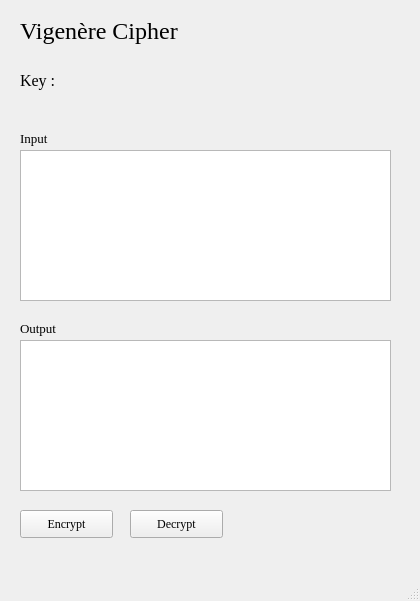
<?xml version="1.0" encoding="UTF-8"?>
<ui version="4.0">
 <class>VigenereWindow</class>
 <widget class="QMainWindow" name="VigenereWindow">
  <property name="geometry">
   <rect>
    <x>0</x>
    <y>0</y>
    <width>420</width>
    <height>601</height>
   </rect>
  </property>
  <property name="font">
   <font>
    <family>Times New Roman</family>
   </font>
  </property>
  <property name="windowTitle">
   <string>Vigenère Cipher</string>
  </property>
  <property name="windowIcon">
   <iconset>
    <normaloff>vigenere.png</normaloff>vigenere.png</iconset>
  </property>
  <widget class="QWidget" name="centralwidget">
   <widget class="QLabel" name="labelVignere">
    <property name="geometry">
     <rect>
      <x>20</x>
      <y>10</y>
      <width>201</width>
      <height>41</height>
     </rect>
    </property>
    <property name="font">
     <font>
      <family>Times New Roman</family>
      <pointsize>18</pointsize>
     </font>
    </property>
    <property name="text">
     <string>Vigenère Cipher</string>
    </property>
   </widget>
   <widget class="QLabel" name="labelKey">
    <property name="geometry">
     <rect>
      <x>20</x>
      <y>60</y>
      <width>51</width>
      <height>41</height>
     </rect>
    </property>
    <property name="font">
     <font>
      <pointsize>12</pointsize>
     </font>
    </property>
    <property name="text">
     <string>Key :</string>
    </property>
   </widget>
   <widget class="QLabel" name="labelPlainText">
    <property name="geometry">
     <rect>
      <x>20</x>
      <y>130</y>
      <width>81</width>
      <height>16</height>
     </rect>
    </property>
    <property name="font">
     <font>
      <pointsize>10</pointsize>
     </font>
    </property>
    <property name="text">
     <string>Input</string>
    </property>
   </widget>
   <widget class="QLabel" name="labelCipherText">
    <property name="geometry">
     <rect>
      <x>20</x>
      <y>320</y>
      <width>131</width>
      <height>16</height>
     </rect>
    </property>
    <property name="font">
     <font>
      <pointsize>10</pointsize>
     </font>
    </property>
    <property name="text">
     <string>Output</string>
    </property>
   </widget>
   <widget class="QTextEdit" name="textEditPlainText">
    <property name="geometry">
     <rect>
      <x>20</x>
      <y>150</y>
      <width>371</width>
      <height>151</height>
     </rect>
    </property>
   </widget>
   <widget class="QTextEdit" name="textEditCipherText">
    <property name="geometry">
     <rect>
      <x>20</x>
      <y>340</y>
      <width>371</width>
      <height>151</height>
     </rect>
    </property>
   </widget>
   <widget class="QPushButton" name="pushButtonEncrypt">
    <property name="geometry">
     <rect>
      <x>20</x>
      <y>510</y>
      <width>93</width>
      <height>28</height>
     </rect>
    </property>
    <property name="text">
     <string>Encrypt</string>
    </property>
   </widget>
   <widget class="QPushButton" name="pushButtonDecrypt">
    <property name="geometry">
     <rect>
      <x>130</x>
      <y>510</y>
      <width>93</width>
      <height>28</height>
     </rect>
    </property>
    <property name="text">
     <string>Decrypt</string>
    </property>
   </widget>
  </widget>
  <widget class="QMenuBar" name="menubar">
   <property name="geometry">
    <rect>
     <x>0</x>
     <y>0</y>
     <width>420</width>
     <height>26</height>
    </rect>
   </property>
  </widget>
  <widget class="QStatusBar" name="statusbar"/>
 </widget>
 <resources/>
 <connections/>
</ui>
